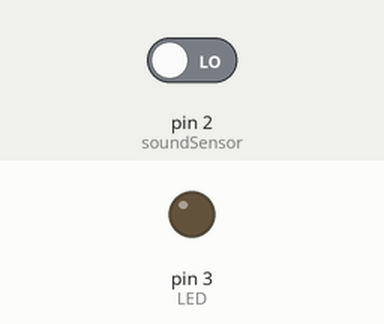
This sketch was run on a simulated Arduino Nano, built with avr-gcc and run on an emulated ATmega328P. Parts: output pins drawn as LEDs (lit = HIGH). The inputs (shaded band) are chosen by the test bench; at power-on: pin 2 (soundSensor) LOW.

Above: at 1.2 s.
1.3 s: pin 2 (soundSensor) driven HIGH
At 2.5 s:
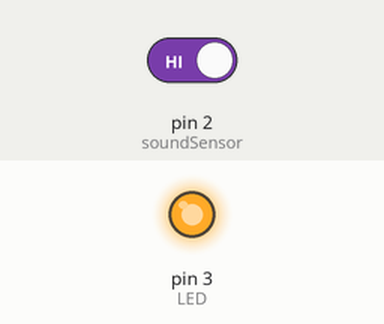
2.8 s: pin 2 (soundSensor) driven LOW
At 3.9 s:
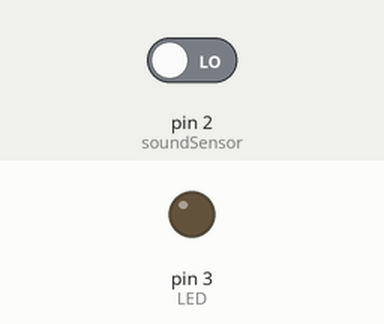
Timing chart, 0 to 5.8 s (numbered marks = the images above; inputs shaded):
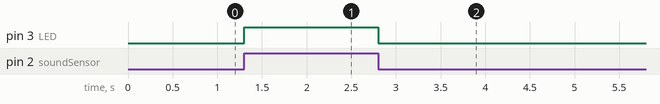

The sketch:

soundSensor-with-LED.ino
```cpp
/*
  Program: The aim of the project is to program Arduino Nano
  to read Microphone sensor values varrying from 0-255 to
  control 12v LED output load arccrounding to the input read
  Programmer: Talha Tallat
  Date: 01/05/2016
*/

int soundSensor = 2;  // Ideally read it from analogue inputs (0 - 1023) rater than digital
int LED = 3; // MOSFET is used to supply 12v because arduino only produces 5v out

void setup() {
  // put your setup code here, to run once:
  pinMode (soundSensor, INPUT);
  pinMode (LED, OUTPUT);
}

void loop() {
  // put your main code here, to run repeatedly:
  int statusSensor = digitalRead (soundSensor); //reads the sound sensor
  if (statusSensor == 1) //if port 2 is high
  {
    digitalWrite(LED, HIGH); //then turn is on
  }
  else
  {
    digitalWrite(LED, LOW); //else turn it off
  }

}
```

Measured:
- after the input at 1.3 s, pin 3 (LED): LOW → HIGH at once
- after the input at 2.8 s, pin 3 (LED): HIGH → LOW at once
